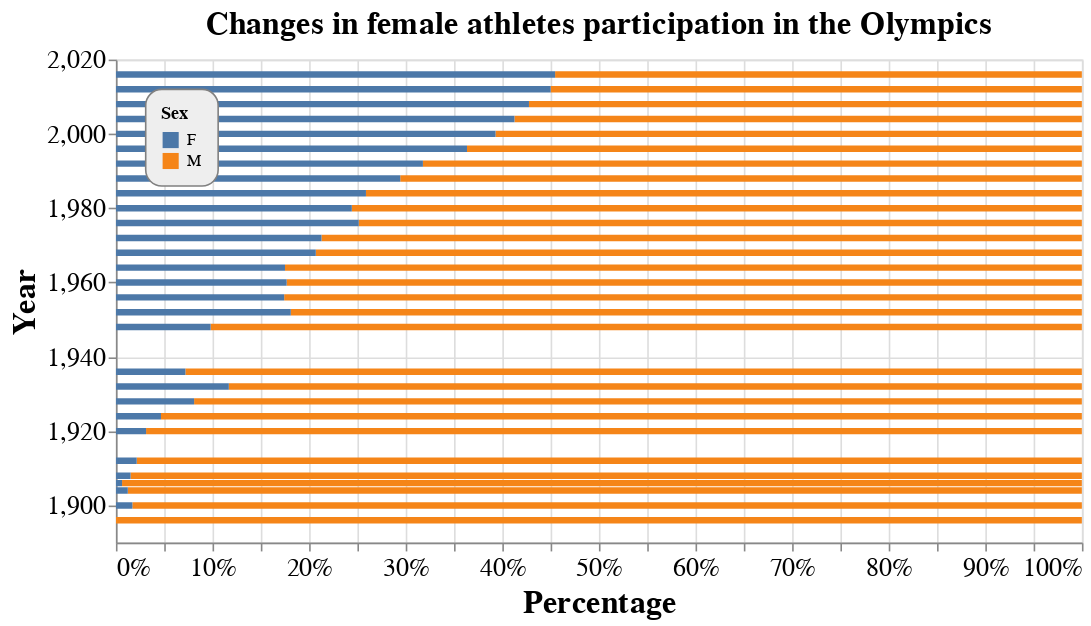

Notebook code for this chart:
### Markdown cell above
<font size='3'>**We started with a simple line graph displaying both male and female athletes’ percentage against all athletes. The strength of line chart is that it is simple and clear. It shows that female percentage has been steadily growing in the past century at the Olympics. The drawback is that it does not generate a stark contrast between male and female as a stacked bar chart can do.**</font>

### Code cell
#Create bar chart
alt.Chart(sexpercentage, title = 'Changes in female athletes participation in the Olympics').mark_bar(size=4).encode(
    x=alt.X('sum(Frequency)', stack="normalize", axis=alt.Axis(format='%', title='Percentage')),
    y=alt.Y('Year',title='Year'),
    color=alt.Color('Sex'),
    tooltip=['Sex','Frequency']).interactive().properties(
    width=600,
    height=300).configure_title(
    fontSize=20).configure_axis(
    labelFontSize=16,
    titleFontSize=20
).configure_legend(
    strokeColor='gray',
    fillColor='#EEEEEE',
    padding=10,
    cornerRadius=10,
    orient='top-left'
)

### Figure 1 — Vega-Lite specification as saved in the notebook (floating-point values rounded to 4 significant figures)
{"config": {"view": {"continuousWidth": 400, "continuousHeight": 300}, "axis": {"labelFontSize": 16, "titleFontSize": 20}, "legend": {"cornerRadius": 10, "fillColor": "#EEEEEE", "orient": "top-left", "padding": 10, "strokeColor": "gray"}, "title": {"fontSize": 20}}, "data": {"name": "data-ff440daeb3e547c647ee76036aae60f0"}, "mark": {"type": "bar", "size": 4}, "encoding": {"color": {"type": "nominal", "field": "Sex"}, "tooltip": [{"type": "nominal", "field": "Sex"}, {"type": "quantitative", "field": "Frequency"}], "x": {"type": "quantitative", "aggregate": "sum", "axis": {"format": "%", "title": "Percentage"}, "field": "Frequency", "stack": "normalize"}, "y": {"type": "quantitative", "field": "Year", "title": "Year"}}, "height": 300, "selection": {"selector003": {"type": "interval", "bind": "scales", "encodings": ["x", "y"]}}, "title": "Changes in female athletes participation in the Olympics", "width": 600, "$schema": "https://vega.github.io/schema/vega-lite/v4.0.2.json", "datasets": {"data-ff440daeb3e547c647ee76036aae60f0": [{"Year": 1896, "Sex": "M", "Frequency": 380, "Percentage": 1.0}, {"Year": 1896, "Sex": "F", "Frequency": 0, "Percentage": 0.0}, {"Year": 1900, "Sex": "M", "Frequency": 1903, "Percentage": 0.983}, {"Year": 1900, "Sex": "F", "Frequency": 33, "Percentage": 0.01705}, {"Year": 1904, "Sex": "M", "Frequency": 1285, "Percentage": 0.9877}, {"Year": 1904, "Sex": "F", "Frequency": 16, "Percentage": 0.0123}, {"Year": 1906, "Sex": "M", "Frequency": 1722, "Percentage": 0.9937}, {"Year": 1906, "Sex": "F", "Frequency": 11, "Percentage": 0.006347}, {"Year": 1908, "Sex": "M", "Frequency": 3054, "Percentage": 0.9848}, {"Year": 1908, "Sex": "F", "Frequency": 47, "Percentage": 0.01516}, {"Year": 1912, "Sex": "M", "Frequency": 3953, "Percentage": 0.9785}, {"Year": 1912, "Sex": "F", "Frequency": 87, "Percentage": 0.02153}, {"Year": 1920, "Sex": "M", "Frequency": 4158, "Percentage": 0.9688}, {"Year": 1920, "Sex": "F", "Frequency": 134, "Percentage": 0.03122}, {"Year": 1924, "Sex": "M", "Frequency": 4989, "Percentage": 0.9534}, {"Year": 1924, "Sex": "F", "Frequency": 244, "Percentage": 0.04663}, {"Year": 1928, "Sex": "M", "Frequency": 4588, "Percentage": 0.9191}, {"Year": 1928, "Sex": "F", "Frequency": 404, "Percentage": 0.08093}, {"Year": 1932, "Sex": "M", "Frequency": 2622, "Percentage": 0.8831}, {"Year": 1932, "Sex": "F", "Frequency": 347, "Percentage": 0.1169}, {"Year": 1936, "Sex": "M", "Frequency": 6038, "Percentage": 0.9281}, {"Year": 1936, "Sex": "F", "Frequency": 468, "Percentage": 0.07193}, {"Year": 1948, "Sex": "M", "Frequency": 5777, "Percentage": 0.902}, {"Year": 1948, "Sex": "F", "Frequency": 628, "Percentage": 0.09805}, {"Year": 1952, "Sex": "M", "Frequency": 6773, "Percentage": 0.819}, {"Year": 1952, "Sex": "F", "Frequency": 1497, "Percentage": 0.181}, {"Year": 1956, "Sex": "M", "Frequency": 4234, "Percentage": 0.8258}, {"Year": 1956, "Sex": "F", "Frequency": 893, "Percentage": 0.1742}, {"Year": 1960, "Sex": "M", "Frequency": 6684, "Percentage": 0.8233}, {"Year": 1960, "Sex": "F", "Frequency": 1435, "Percentage": 0.1767}, {"Year": 1964, "Sex": "M", "Frequency": 6354, "Percentage": 0.825}, {"Year": 1964, "Sex": "F", "Frequency": 1348, "Percentage": 0.175}, {"Year": 1968, "Sex": "M", "Frequency": 6811, "Percentage": 0.7931}, {"Year": 1968, "Sex": "F", "Frequency": 1777, "Percentage": 0.2069}, {"Year": 1972, "Sex": "M", "Frequency": 8111, "Percentage": 0.7872}, {"Year": 1972, "Sex": "F", "Frequency": 2193, "Percentage": 0.2128}, {"Year": 1976, "Sex": "M", "Frequency": 6469, "Percentage": 0.7486}, {"Year": 1976, "Sex": "F", "Frequency": 2172, "Percentage": 0.2514}, {"Year": 1980, "Sex": "M", "Frequency": 5435, "Percentage": 0.7558}, {"Year": 1980, "Sex": "F", "Frequency": 1756, "Percentage": 0.2442}, {"Year": 1984, "Sex": "M", "Frequency": 7007, "Percentage": 0.7412}, {"Year": 1984, "Sex": "F", "Frequency": 2447, "Percentage": 0.2588}, {"Year": 1988, "Sex": "M", "Frequency": 8494, "Percentage": 0.7057}, {"Year": 1988, "Sex": "F", "Frequency": 3543, "Percentage": 0.2943}, {"Year": 1992, "Sex": "M", "Frequency": 8853, "Percentage": 0.6822}, {"Year": 1992, "Sex": "F", "Frequency": 4124, "Percentage": 0.3178}, {"Year": 1996, "Sex": "M", "Frequency": 8772, "Percentage": 0.6366}, {"Year": 1996, "Sex": "F", "Frequency": 5008, "Percentage": 0.3634}, {"Year": 2000, "Sex": "M", "Frequency": 8390, "Percentage": 0.607}, {"Year": 2000, "Sex": "F", "Frequency": 5431, "Percentage": 0.393}, {"Year": 2004, "Sex": "M", "Frequency": 7897, "Percentage": 0.5874}, {"Year": 2004, "Sex": "F", "Frequency": 5546, "Percentage": 0.4126}, {"Year": 2008, "Sex": "M", "Frequency": 7786, "Percentage": 0.5724}, {"Year": 2008, "Sex": "F", "Frequency": 5816, "Percentage": 0.4276}, {"Year": 2012, "Sex": "M", "Frequency": 7105, "Percentage": 0.5499}, {"Year": 2012, "Sex": "F", "Frequency": 5815, "Percentage": 0.4501}, {"Year": 2016, "Sex": "M", "Frequency": 7465, "Percentage": 0.5454}, {"Year": 2016, "Sex": "F", "Frequency": 6223, "Percentage": 0.4546}]}}
